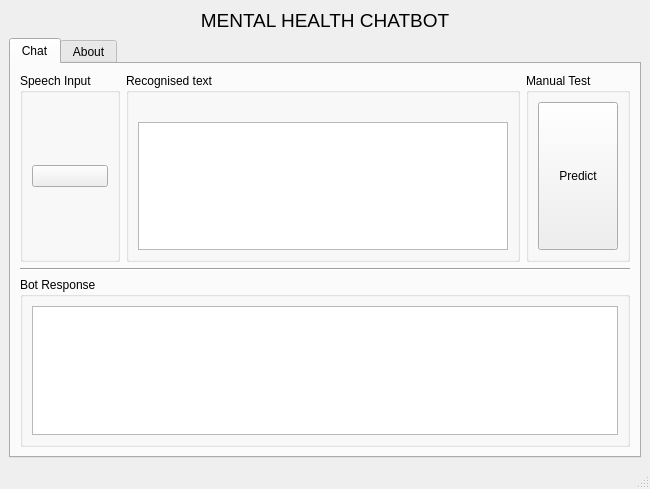
<?xml version="1.0" encoding="UTF-8"?>
<ui version="4.0">
 <class>MainWindow</class>
 <widget class="QMainWindow" name="MainWindow">
  <property name="geometry">
   <rect>
    <x>0</x>
    <y>0</y>
    <width>650</width>
    <height>489</height>
   </rect>
  </property>
  <property name="windowTitle">
   <string>MENTAL HEALTH CHATBOT</string>
  </property>
  <widget class="QWidget" name="centralwidget">
   <layout class="QGridLayout" name="gridLayout">
    <item row="0" column="0">
     <widget class="QLabel" name="label">
      <property name="font">
       <font>
        <pointsize>14</pointsize>
       </font>
      </property>
      <property name="text">
       <string>MENTAL HEALTH CHATBOT</string>
      </property>
      <property name="alignment">
       <set>Qt::AlignCenter</set>
      </property>
     </widget>
    </item>
    <item row="1" column="0">
     <widget class="QTabWidget" name="tabWidget">
      <property name="currentIndex">
       <number>0</number>
      </property>
      <widget class="QWidget" name="tab">
       <attribute name="title">
        <string>Chat</string>
       </attribute>
       <layout class="QVBoxLayout" name="verticalLayout_3">
        <item>
         <layout class="QHBoxLayout" name="horizontalLayout">
          <item>
           <widget class="QGroupBox" name="groupBox_3">
            <property name="title">
             <string>Speech Input</string>
            </property>
            <layout class="QVBoxLayout" name="verticalLayout">
             <item>
              <widget class="QPushButton" name="mic_pushButton">
               <property name="text">
                <string/>
               </property>
               <property name="icon">
                <iconset>
                 <normaloff>images/microphone.png</normaloff>images/microphone.png</iconset>
               </property>
               <property name="iconSize">
                <size>
                 <width>100</width>
                 <height>100</height>
                </size>
               </property>
              </widget>
             </item>
            </layout>
           </widget>
          </item>
          <item>
           <widget class="QGroupBox" name="groupBox">
            <property name="title">
             <string>Recognised text</string>
            </property>
            <layout class="QGridLayout" name="gridLayout_2">
             <item row="1" column="0">
              <widget class="QPlainTextEdit" name="recognised_plainTextEdit"/>
             </item>
             <item row="0" column="0">
              <widget class="QLabel" name="notification_label">
               <property name="text">
                <string/>
               </property>
              </widget>
             </item>
            </layout>
           </widget>
          </item>
          <item>
           <widget class="QGroupBox" name="groupBox_2">
            <property name="title">
             <string>Manual Test</string>
            </property>
            <layout class="QVBoxLayout" name="verticalLayout_2">
             <item>
              <widget class="QPushButton" name="predict_pushButton">
               <property name="sizePolicy">
                <sizepolicy hsizetype="Minimum" vsizetype="Preferred">
                 <horstretch>0</horstretch>
                 <verstretch>0</verstretch>
                </sizepolicy>
               </property>
               <property name="text">
                <string>Predict</string>
               </property>
              </widget>
             </item>
            </layout>
           </widget>
          </item>
         </layout>
        </item>
        <item>
         <widget class="Line" name="line">
          <property name="orientation">
           <enum>Qt::Horizontal</enum>
          </property>
         </widget>
        </item>
        <item>
         <widget class="QGroupBox" name="groupBox_4">
          <property name="title">
           <string>Bot Response</string>
          </property>
          <layout class="QGridLayout" name="gridLayout_3">
           <item row="0" column="0">
            <widget class="QTextBrowser" name="response_textBrowser">
             <property name="openExternalLinks">
              <bool>true</bool>
             </property>
            </widget>
           </item>
          </layout>
         </widget>
        </item>
       </layout>
      </widget>
      <widget class="QWidget" name="tab_2">
       <attribute name="title">
        <string>About</string>
       </attribute>
      </widget>
     </widget>
    </item>
   </layout>
  </widget>
  <widget class="QMenuBar" name="menubar">
   <property name="geometry">
    <rect>
     <x>0</x>
     <y>0</y>
     <width>650</width>
     <height>21</height>
    </rect>
   </property>
  </widget>
  <widget class="QStatusBar" name="statusbar"/>
 </widget>
 <resources/>
 <connections/>
</ui>
